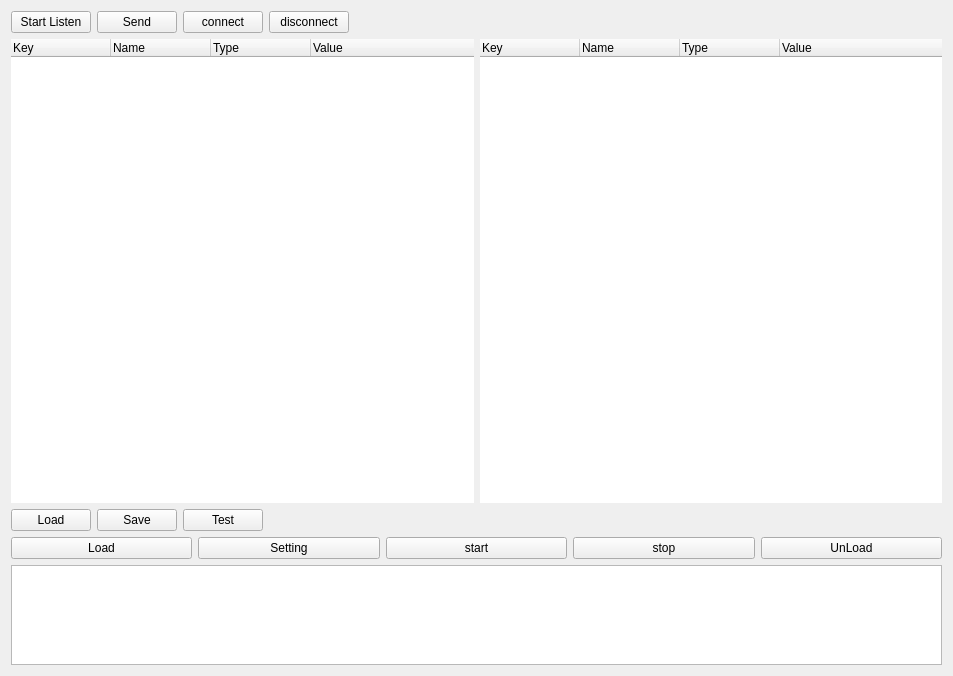
<?xml version="1.0" encoding="UTF-8"?>
<ui version="4.0">
 <class>treeWidget</class>
 <widget class="QWidget" name="treeWidget">
  <property name="geometry">
   <rect>
    <x>0</x>
    <y>0</y>
    <width>953</width>
    <height>676</height>
   </rect>
  </property>
  <property name="windowTitle">
   <string>TTC-Control</string>
  </property>
  <layout class="QGridLayout" name="gridLayout_2">
   <item row="0" column="0">
    <layout class="QGridLayout" name="gridLayout">
     <item row="0" column="0">
      <layout class="QHBoxLayout" name="horizontalLayout_4">
       <item>
        <widget class="QPushButton" name="pushButton_Listen">
         <property name="text">
          <string>Start Listen</string>
         </property>
        </widget>
       </item>
       <item>
        <widget class="QPushButton" name="pushButton_send">
         <property name="text">
          <string>Send</string>
         </property>
        </widget>
       </item>
       <item>
        <widget class="QPushButton" name="pushButton_Connect">
         <property name="text">
          <string>connect</string>
         </property>
        </widget>
       </item>
       <item>
        <widget class="QPushButton" name="pushButton_Disconnect">
         <property name="text">
          <string>disconnect</string>
         </property>
        </widget>
       </item>
       <item>
        <spacer name="horizontalSpacer_2">
         <property name="orientation">
          <enum>Qt::Horizontal</enum>
         </property>
         <property name="sizeHint" stdset="0">
          <size>
           <width>40</width>
           <height>20</height>
          </size>
         </property>
        </spacer>
       </item>
      </layout>
     </item>
     <item row="1" column="0">
      <layout class="QHBoxLayout" name="horizontalLayout_5">
       <item>
        <widget class="QTreeWidget" name="treeWidget_param">
         <property name="frameShape">
          <enum>QFrame::NoFrame</enum>
         </property>
         <property name="frameShadow">
          <enum>QFrame::Plain</enum>
         </property>
         <property name="midLineWidth">
          <number>1</number>
         </property>
         <property name="animated">
          <bool>false</bool>
         </property>
         <property name="allColumnsShowFocus">
          <bool>true</bool>
         </property>
         <property name="wordWrap">
          <bool>true</bool>
         </property>
         <column>
          <property name="text">
           <string>Key</string>
          </property>
         </column>
         <column>
          <property name="text">
           <string>Name</string>
          </property>
         </column>
         <column>
          <property name="text">
           <string>Type</string>
          </property>
         </column>
         <column>
          <property name="text">
           <string>Value</string>
          </property>
         </column>
        </widget>
       </item>
       <item>
        <widget class="QTreeWidget" name="treeWidget_status">
         <property name="frameShape">
          <enum>QFrame::NoFrame</enum>
         </property>
         <property name="frameShadow">
          <enum>QFrame::Plain</enum>
         </property>
         <property name="midLineWidth">
          <number>1</number>
         </property>
         <property name="animated">
          <bool>false</bool>
         </property>
         <property name="allColumnsShowFocus">
          <bool>true</bool>
         </property>
         <property name="wordWrap">
          <bool>true</bool>
         </property>
         <column>
          <property name="text">
           <string>Key</string>
          </property>
         </column>
         <column>
          <property name="text">
           <string>Name</string>
          </property>
         </column>
         <column>
          <property name="text">
           <string>Type</string>
          </property>
         </column>
         <column>
          <property name="text">
           <string>Value</string>
          </property>
         </column>
        </widget>
       </item>
      </layout>
     </item>
     <item row="2" column="0">
      <layout class="QVBoxLayout" name="verticalLayout">
       <item>
        <layout class="QHBoxLayout" name="horizontalLayout_3">
         <item>
          <layout class="QHBoxLayout" name="horizontalLayout_2">
           <item>
            <widget class="QPushButton" name="pushButton_openXML">
             <property name="text">
              <string>Load</string>
             </property>
            </widget>
           </item>
           <item>
            <widget class="QPushButton" name="pushButton_save">
             <property name="text">
              <string>Save</string>
             </property>
            </widget>
           </item>
          </layout>
         </item>
         <item>
          <widget class="QPushButton" name="pushButton_Test">
           <property name="text">
            <string>Test</string>
           </property>
          </widget>
         </item>
         <item>
          <spacer name="horizontalSpacer_3">
           <property name="orientation">
            <enum>Qt::Horizontal</enum>
           </property>
           <property name="sizeHint" stdset="0">
            <size>
             <width>40</width>
             <height>20</height>
            </size>
           </property>
          </spacer>
         </item>
        </layout>
       </item>
       <item>
        <layout class="QHBoxLayout" name="horizontalLayout">
         <item>
          <widget class="QPushButton" name="pushButton_load">
           <property name="text">
            <string>Load</string>
           </property>
          </widget>
         </item>
         <item>
          <widget class="QPushButton" name="pushButton">
           <property name="text">
            <string>Setting</string>
           </property>
          </widget>
         </item>
         <item>
          <widget class="QPushButton" name="pushButton_start">
           <property name="text">
            <string>start</string>
           </property>
          </widget>
         </item>
         <item>
          <widget class="QPushButton" name="pushButton_stop">
           <property name="text">
            <string>stop</string>
           </property>
          </widget>
         </item>
         <item>
          <widget class="QPushButton" name="pushButton_Kill">
           <property name="text">
            <string>UnLoad</string>
           </property>
          </widget>
         </item>
        </layout>
       </item>
      </layout>
     </item>
     <item row="3" column="0">
      <widget class="QListWidget" name="listWidget">
       <property name="enabled">
        <bool>true</bool>
       </property>
       <property name="maximumSize">
        <size>
         <width>16777215</width>
         <height>100</height>
        </size>
       </property>
      </widget>
     </item>
    </layout>
   </item>
  </layout>
  <zorder></zorder>
 </widget>
 <layoutdefault spacing="6" margin="11"/>
 <resources/>
 <connections/>
</ui>
